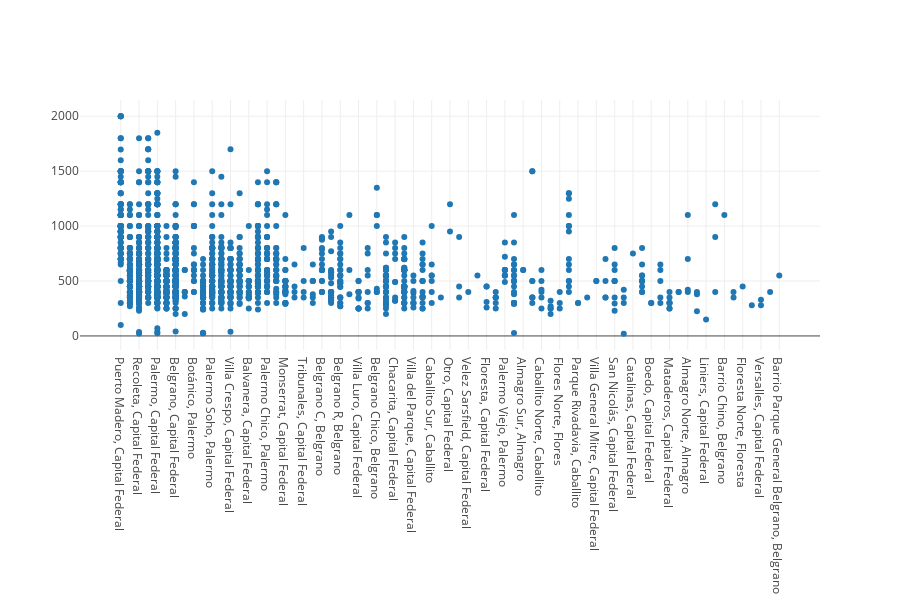

Notebook cell for this chart:
### Code cell
fig = go.Figure()
fig.add_trace(go.Scatter(x = df_usd["Location"],y = df_usd["Price"], mode = "markers"))
fig.update_layout(template = None, height = 600, margin = {'b':250})

### Figure 1 — Plotly figure (JSON) as saved in the notebook; plotly's stock layout.template omitted (floating-point values rounded to 4 significant figures; data arrays with more than 128 entries replaced by an {"elided": "..."} marker saying what was removed)
{"data": [{"mode": "markers", "type": "scatter", "x": {"elided": "1968 str values"}, "y": {"elided": "1968 int values"}}], "layout": {"height": 600, "margin": {"b": 250}}}
